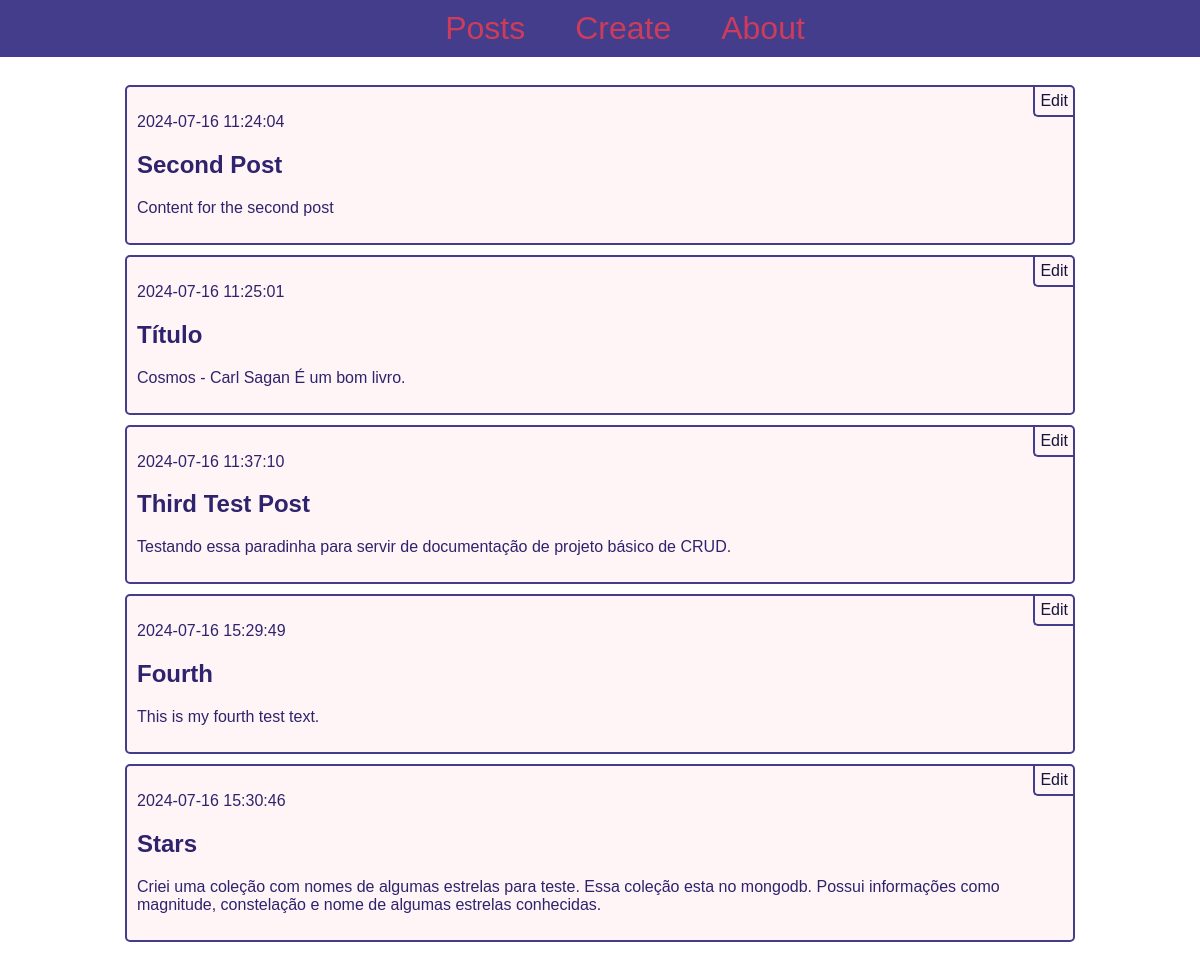
The page / on the database its author committed.
### tables this page shows
CREATE TABLE posts (
    id INTEGER PRIMARY KEY AUTOINCREMENT,
    created TIMESTAMP NOT NULL DEFAULT CURRENT_TIMESTAMP,
    title TEXT NOT NULL,
    content TEXT NOT NULL
);

### app.py (the view)
@app.route('/')
def index():
    conn = get_db_connection()
    posts = conn.execute('SELECT * FROM posts').fetchall()
    conn.close()
    return render_template('index.html', posts=posts)

### app.py (called while the page is built)
def get_db_connection():
    conn = sqlite3.connect('./database/database.db')
    conn.row_factory = sqlite3.Row
    return conn

### templates/index.html
{% extends 'base.html' %}
{% block content %}
    <h1>{% block title %} Posts {% endblock %}</h1>
    {% for post in posts %}
        <div class='post'>
            <p>{{ post['created'] }}</p>
            <h2>{{ post['title'] }}</h2>
            <p>{{ post['content'] }}</p>
            <a class="edit-button" href="{{ url_for('edit', id=post['id']) }}">Edit</a>
        </div>
    {% endfor %}
{% endblock %}

### templates/base.html (shortened to what this page needs)
<!DOCTYPE html>
<html lang="en">
<head>
    <link rel="stylesheet" href="{{ url_for('static', filename='styles.css') }}">
</head>
<body>
    <nav>
        <a href="{{ url_for('index') }}">Posts</a>
        <a href="{{ url_for('create') }}">Create</a>
        <a href="#">About</a>
    </nav>
    <div class="content">
        {% block content %} {% endblock %}
    </div>
</body>
</html>

### static/styles.css (style rules this page uses)
* { font-family: sans-serif; box-sizing: border-box; }
body { width: 100%; height: 100vh; margin: 0; display: flex; flex-direction: column; align-items: center; justify-content: center; position: relative; }
nav { background-color: #433D8B; display: flex; align-items: center; justify-content: center; padding: 10px; width: 100%; position: absolute; top: 0; right: 0; }
nav a { color: #ce3c5c; font-size: 2em; margin-left: 50px; text-decoration: none; transition: all 0.3s; }
.content { width: 80%; display: flex; flex-direction: column; overflow-y: scroll; margin-bottom: 10px; }
.content h1 { color: #17153B; }
.post { color: #2E236C; padding: 10px; margin: 5px; background-color: #fff5f7; border-radius: 5px; border: 2px solid #433D8B; transition: all 0.15s; position: relative; }
.edit-button { text-decoration: none; display: inline-block; padding: 5px; background-color: transparent; color: #17153B; border-left: 2px solid #433D8B; border-bottom: 2px solid #433D8B; border-radius: 0 0 0 5px; transition: background-color 0.3s ease, color 0.3s ease, border-color 0.3s ease; position: absolute; top: 0; right: 0; }

### rows shown on the page
posts: created "2024-07-16 11:24:04", title "Second Post", content "Content for the second post"
posts: created "2024-07-16 11:25:01", title "Título", content "Cosmos - Carl Sagan É um bom livro."
posts: created "2024-07-16 11:37:10", title "Third Test Post", content "Testando essa paradinha para servir de documentação de projeto básico de CRUD."
posts: created "2024-07-16 15:29:49", title "Fourth", content "This is my fourth test text."
posts: created "2024-07-16 15:30:46", title "Stars", content "Criei uma coleção com nomes de algumas estrelas para teste. Essa coleção esta no mongodb. Possui informações como magnitude, constelação e nome de algumas estrelas conhecidas."
